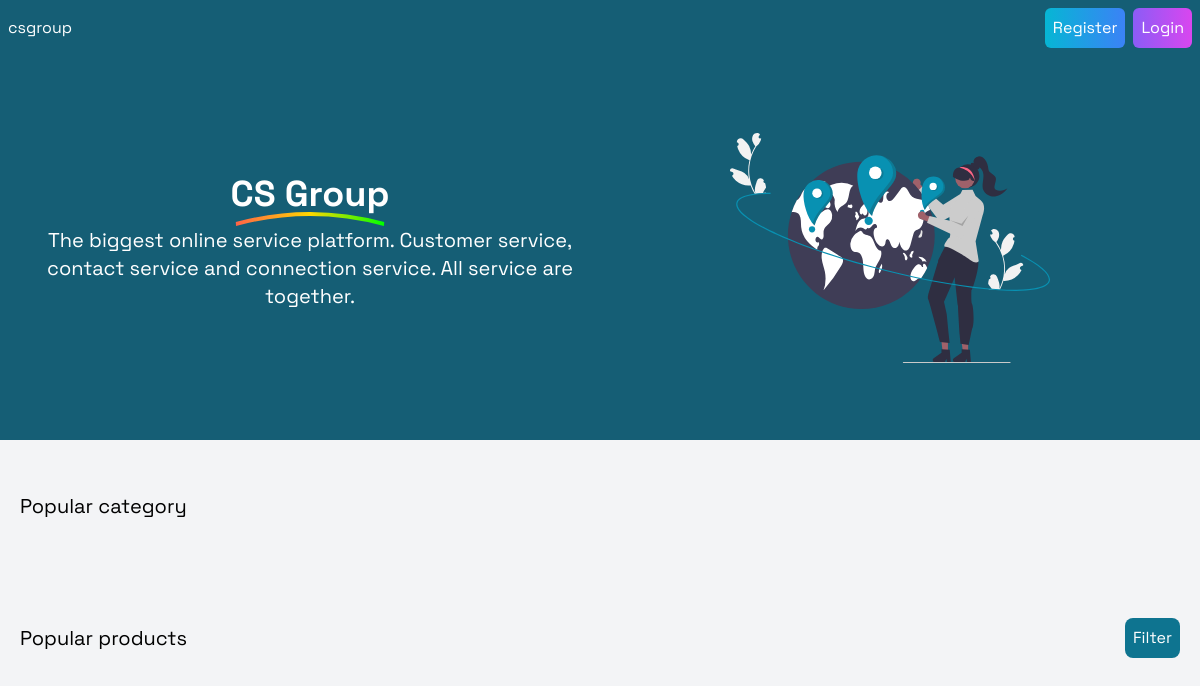
The app's page /, older data.
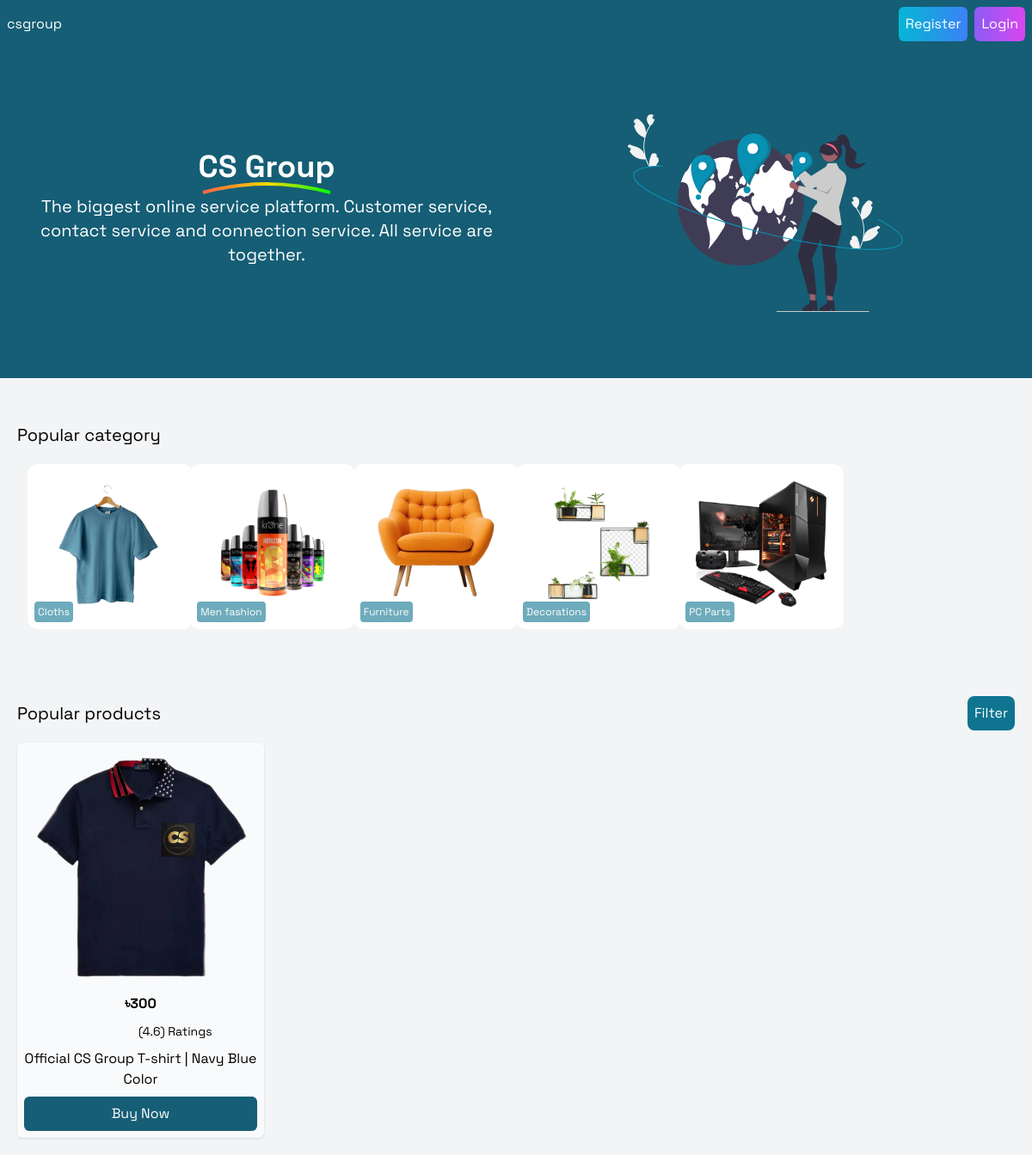
The same page, newer data.
### base/models.py (models this page shows)
class Cat(models.Model):
    title = models.CharField(max_length=100)
    image = models.FileField(upload_to='cats')

class Product(models.Model):
    title = models.CharField(max_length=200)
    image = models.FileField(upload_to='products')
    star = models.FloatField(default=5.00)
    price = models.IntegerField(default=100)

### base/views.py (the view)
# urls.py: path('', home),
def home(request):
    products = Product.objects.all()
    cats = Cat.objects.all()
    context = {
        'pro' : products,
        'cats' : cats
    }
    return render(request, 'home.html', context=context)

### templates/home.html (shortened to what this page needs)
{% extends 'csgrp.html' %}
{% load static %}
{% block body %}
  <section class="h-96 flex-col items-center justify-center bg-cyan-800 p-5 hero md:grid grid-cols-2">
    <div class="text-center m-auto col-span-1 text-centr">
      <h1 class="hero-heading font-bold text-4xl text-white"> <span class="highlight">CS Group</span>
      </h1>
      <p class="text-xl text-white my-3 px-2">
        The biggest online service platform. Customer service, contact service and connection service. All service are together.
      </p>
    </div>
    <div class="hidden md:block m-auto col-span-1">
      <img class="w-80" src="{% static 'undraw_world_re_768g.svg' %}" alt="" />
    </div>
  </section>
  <section class="my-3 p-2 md:p-5 cats">
       <h2 class="my-5 text-xl text-black">
         Popular category
       </h2>
    <div class=" m-3 text-center grid grid-cols-3 md:grid-cols-6 md:gap-0 gap-1">
      {% for cat in cats %}
      <div class="p-5 rounded-xl bg-white relative md:w-48">
       <img class="" src="{{cat.image.url}}" alt="" />
                     <span class="text-xs rounded text-white p-1 opacity-60 bg-cyan-700 bottom-2 left-2 text-center absolute">
                 {{cat.title}}
               </span>
      </div>
      {% endfor %}
    </div>
  </section>
  <section class="p-2 md:p-5 product">
    <div class="flex items-center justify-between">
    <h2 class="my-5 text-xl text-black">
      Popular products
    </h2>
    <div class="filter">
      <button onclick="drop()" class="float-end text-white rounded-lg bg-cyan-700 p-2">Filter</button>
      <br />
    </div>
    </div>
    <div class="grid gap-1 grid-cols-2 md:grid-cols-4">
      {% for p in pro %}
      <div class="rounded-md shadow bg-gray-50 p-2 text-center">
        <img src="{{p.image.url}}" alt="" />
         <h3 class="my-2 text-md font-bold ">৳{{p.price}}</h3>
              <box-icon type="solid" size="xs" color="gold" name="star"></box-icon>
                <box-icon type="solid" size="xs" color="gold" name="star"></box-icon>
                  <box-icon type="solid" size="xs" color="gold" name="star"></box-icon>
                    <box-icon type="solid" size="xs" color="gold" name="star"></box-icon>
                      <box-icon size="xs" color="gold" name="star"></box-icon><span class="text-sm">({{p.star}}) Ratings</span>
        <p class="my-2">{{p.title}}</p>
        <button href="#" class="rounded-md text-white w-full p-2 bg-cyan-800" href="#">Buy Now</button>
      </div>
      {% endfor %}
      </div>
  </section>
{% endblock %}

### templates/csgrp.html (shortened to what this page needs)
{% load static %}
<!doctype html>
<html>
<head>
  <script src="https://cdn.tailwindcss.com"></script>
</head>
<body class="bg-gray-100">
<header class=" z-10 sticky top-0 navbar">
  <nav class="ring-1 ring-cyan-800 p-2 flex items-center justify-between w-full h-18 bg-cyan-800">
    <logo class="text-white">
      csgroup
    </logo>
     <ul class="hidden md:block text-white md:flex items-center justify-center gap-2">
       <li class="">
         <a href="/register">
         <button class="rounded-md p-2 bg-gradient-to-r from-cyan-500 to-blue-500" type="submit">Register
         </button>
       </a>
       </li>
               <li class="">
                 <a href="/signin">
                 <button class="rounded-md p-2 bg-gradient-to-r from-violet-500 to-fuchsia-500" type="submit">Login
                 </button>
               </a>
               </li>
    </ul>
  </nav>
</header>
  {% block body %}
  {% endblock %}
</body>
</html>

### templates/csgrp.html (style rules this page uses)
body { font-family: "Space Grotesk", sans-serif; }
h1 { font-family: "Space Grotesk", sans-serif; font-weight: 700px; }
.hero-heading { font-size: 48px; font-weight: bold; position: relative; display: inline-block; }
.highlight { position: relative; display: inline-block; }
.underline { position: absolute; bottom: -20px; left: 50%; transform: translateX(-50%); width: 100%; height: 30px; }

Row changes from the older to the newer data that the page shows:
added Cat: image (picture), title "Cloths"
added Cat: image (picture), title "Men fashion"
added Cat: image (picture), title "Furniture"
added Cat: image (picture), title "Decorations"
added Cat: image (picture), title "PC Parts"
added Product: image (picture), price "300", star "4.6", title "Official CS Group T-shirt | Navy Blue Color"
